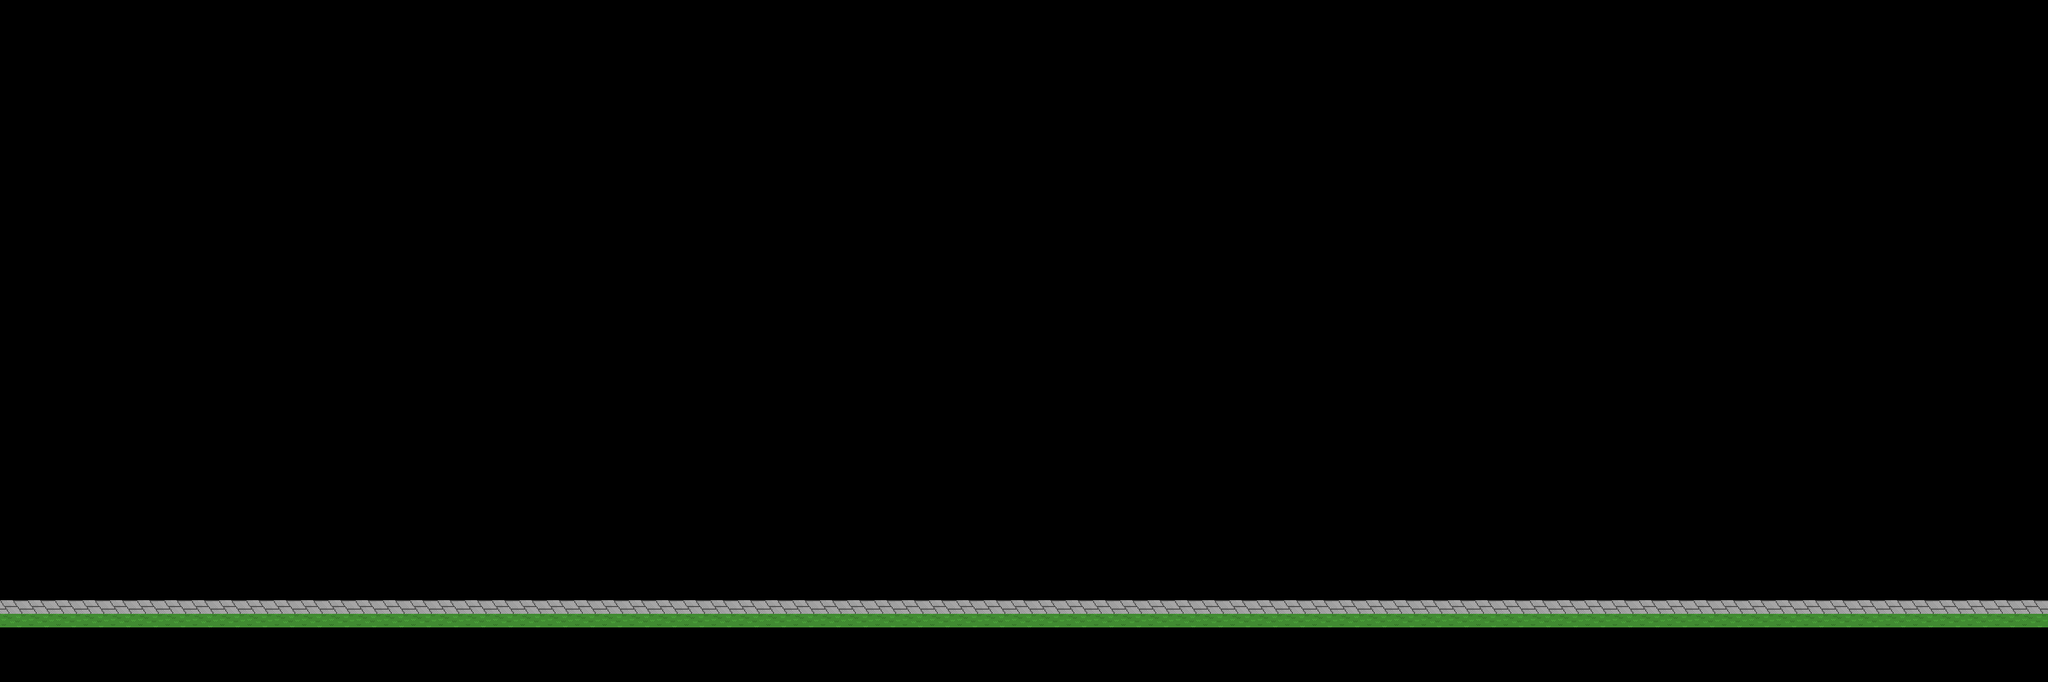

Tiled map render using the project's own tile images. Description and the map definition, with tile-layer contents summarised, below:
An orthogonal 150x50 tile map with 16x16 px tiles, 3 tile layers (background, middleground, foreground) and 4 objects (floor, player_start).

<map version="1.0" orientation="orthogonal" renderorder="right-down" width="150" height="50" tilewidth="16" tileheight="16" nextobjectid="8">
 <tileset firstgid="1" name="tiles" tilewidth="16" tileheight="16">
  <image source="tiles.png" width="709" height="709" />
 </tileset>
 <layer name="background" width="150" height="50">
  <properties>
   <property name="tileset" value="tiles" />
   <property name="z" value="back" />
  </properties>
  <data>[7500 cells, 16 non-empty, 5 distinct tile ids]</data>
 </layer>
 <layer name="middleground" width="150" height="50">
  <properties>
   <property name="collide" value="true" />
   <property name="tileset" value="tiles" />
   <property name="z" value="back" />
  </properties>
  <data>[7500 cells, 368 non-empty, 7 distinct tile ids]</data>
 </layer>
 <layer name="foreground" width="150" height="50">
  <properties>
   <property name="tileset" value="tiles" />
   <property name="z" value="front" />
  </properties>
  <data>[7500 cells, 0 non-empty, 0 distinct tile ids]</data>
 </layer>
 <objectgroup color="#ff0000" name="floor">
  <object id="1" name="floor" type="floor" x="-15.8182" y="740.273" width="2500" height="16" />
 </objectgroup>
 <objectgroup color="#0000c8" name="warps">
  <object id="3" name="start" type="player_start" x="450" y="671" width="28" height="32" />
  <object id="6" x="1185" y="669" width="28" height="32" />
  <object id="7" x="1763" y="671" width="25" height="31" />
 </objectgroup>
</map>